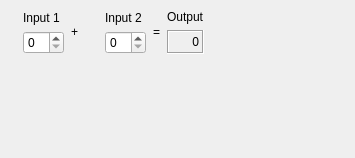
<?xml version="1.0" encoding="UTF-8"?>
<ui version="4.0">
 <class>CalculatorForm</class>
 <widget class="QWidget" name="CalculatorForm">
  <property name="geometry">
   <rect>
    <x>0</x>
    <y>0</y>
    <width>355</width>
    <height>158</height>
   </rect>
  </property>
  <property name="sizePolicy">
   <sizepolicy hsizetype="Preferred" vsizetype="Preferred">
    <horstretch>0</horstretch>
    <verstretch>0</verstretch>
   </sizepolicy>
  </property>
  <property name="windowTitle">
   <string>Calculator Form</string>
  </property>
  <layout class="QGridLayout">
   <property name="margin">
    <number>9</number>
   </property>
   <property name="spacing">
    <number>6</number>
   </property>
   <item row="0" column="7">
    <spacer name="horizontalSpacer">
     <property name="orientation">
      <enum>Qt::Horizontal</enum>
     </property>
     <property name="sizeHint" stdset="0">
      <size>
       <width>40</width>
       <height>20</height>
      </size>
     </property>
    </spacer>
   </item>
   <item row="0" column="5">
    <widget class="QLabel" name="label_3_2">
     <property name="text">
      <string>=</string>
     </property>
     <property name="alignment">
      <set>Qt::AlignCenter</set>
     </property>
    </widget>
   </item>
   <item row="0" column="6">
    <layout class="QVBoxLayout">
     <property name="spacing">
      <number>6</number>
     </property>
     <property name="margin">
      <number>1</number>
     </property>
     <item>
      <widget class="QLabel" name="label_2_2_2">
       <property name="text">
        <string>Output</string>
       </property>
      </widget>
     </item>
     <item>
      <widget class="QLabel" name="outputWidget">
       <property name="frameShape">
        <enum>QFrame::Box</enum>
       </property>
       <property name="frameShadow">
        <enum>QFrame::Sunken</enum>
       </property>
       <property name="text">
        <string>0</string>
       </property>
       <property name="alignment">
        <set>Qt::AlignAbsolute|Qt::AlignBottom|Qt::AlignCenter|Qt::AlignHCenter|Qt::AlignHorizontal_Mask|Qt::AlignJustify|Qt::AlignLeading|Qt::AlignLeft|Qt::AlignRight|Qt::AlignTop|Qt::AlignTrailing|Qt::AlignVCenter|Qt::AlignVertical_Mask</set>
       </property>
      </widget>
     </item>
    </layout>
   </item>
   <item row="1" column="3">
    <spacer name="verticalSpacer">
     <property name="orientation">
      <enum>Qt::Vertical</enum>
     </property>
     <property name="sizeHint" stdset="0">
      <size>
       <width>20</width>
       <height>40</height>
      </size>
     </property>
    </spacer>
   </item>
   <item row="0" column="4">
    <layout class="QVBoxLayout">
     <property name="spacing">
      <number>6</number>
     </property>
     <property name="margin">
      <number>1</number>
     </property>
     <item>
      <widget class="QLabel" name="label_2">
       <property name="text">
        <string>Input 2</string>
       </property>
      </widget>
     </item>
     <item>
      <widget class="QSpinBox" name="inputSpinBox2"/>
     </item>
    </layout>
   </item>
   <item row="0" column="2">
    <widget class="QLabel" name="label_3">
     <property name="text">
      <string>+</string>
     </property>
     <property name="alignment">
      <set>Qt::AlignCenter</set>
     </property>
    </widget>
   </item>
   <item row="0" column="1">
    <layout class="QVBoxLayout">
     <property name="spacing">
      <number>6</number>
     </property>
     <property name="margin">
      <number>1</number>
     </property>
     <item>
      <widget class="QLabel" name="label">
       <property name="text">
        <string>Input 1</string>
       </property>
      </widget>
     </item>
     <item>
      <widget class="QSpinBox" name="inputSpinBox1"/>
     </item>
    </layout>
   </item>
   <item row="0" column="0">
    <widget class="QLabel" name="label_4">
     <property name="text">
      <string/>
     </property>
     <property name="pixmap">
      <pixmap resource="calculatorform.qrc">:/images/qt.png</pixmap>
     </property>
    </widget>
   </item>
  </layout>
 </widget>
 <resources>
  <include location="calculatorform.qrc"/>
 </resources>
 <connections/>
</ui>
